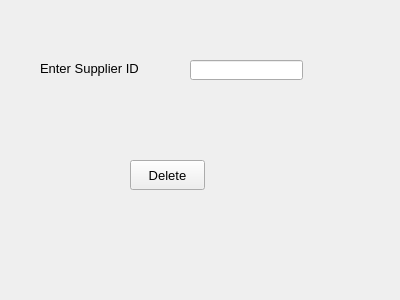
<?xml version="1.0" encoding="UTF-8"?>
<ui version="4.0">
 <class>DeleteSupp</class>
 <widget class="QWidget" name="DeleteSupp">
  <property name="geometry">
   <rect>
    <x>0</x>
    <y>0</y>
    <width>400</width>
    <height>300</height>
   </rect>
  </property>
  <property name="windowTitle">
   <string>Form</string>
  </property>
  <widget class="QLabel" name="lblInfo">
   <property name="geometry">
    <rect>
     <x>60</x>
     <y>130</y>
     <width>271</width>
     <height>20</height>
    </rect>
   </property>
   <property name="text">
    <string/>
   </property>
  </widget>
  <widget class="QLineEdit" name="txtId">
   <property name="geometry">
    <rect>
     <x>190</x>
     <y>60</y>
     <width>113</width>
     <height>20</height>
    </rect>
   </property>
   <property name="font">
    <font>
     <pointsize>10</pointsize>
    </font>
   </property>
  </widget>
  <widget class="QPushButton" name="pushButton">
   <property name="geometry">
    <rect>
     <x>130</x>
     <y>160</y>
     <width>75</width>
     <height>30</height>
    </rect>
   </property>
   <property name="font">
    <font>
     <pointsize>10</pointsize>
    </font>
   </property>
   <property name="text">
    <string>Delete</string>
   </property>
  </widget>
  <widget class="QLabel" name="label">
   <property name="geometry">
    <rect>
     <x>40</x>
     <y>60</y>
     <width>141</width>
     <height>16</height>
    </rect>
   </property>
   <property name="font">
    <font>
     <pointsize>10</pointsize>
    </font>
   </property>
   <property name="text">
    <string>Enter Supplier ID</string>
   </property>
  </widget>
 </widget>
 <resources/>
 <connections/>
</ui>
